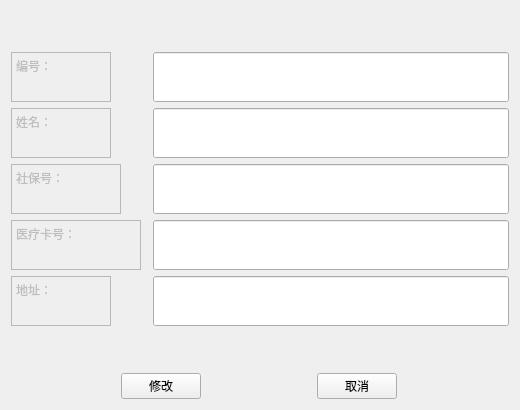
<?xml version="1.0" encoding="UTF-8"?>
<ui version="4.0">
 <class>PatientInfo</class>
 <widget class="QWidget" name="PatientInfo">
  <property name="windowModality">
   <enum>Qt::ApplicationModal</enum>
  </property>
  <property name="geometry">
   <rect>
    <x>0</x>
    <y>0</y>
    <width>520</width>
    <height>410</height>
   </rect>
  </property>
  <property name="minimumSize">
   <size>
    <width>520</width>
    <height>410</height>
   </size>
  </property>
  <property name="maximumSize">
   <size>
    <width>520</width>
    <height>410</height>
   </size>
  </property>
  <property name="windowTitle">
   <string>更新患者信息</string>
  </property>
  <layout class="QVBoxLayout" name="verticalLayout">
   <item>
    <layout class="QFormLayout" name="formLayout_2">
     <property name="fieldGrowthPolicy">
      <enum>QFormLayout::ExpandingFieldsGrow</enum>
     </property>
     <property name="labelAlignment">
      <set>Qt::AlignLeading|Qt::AlignLeft|Qt::AlignVCenter</set>
     </property>
     <property name="formAlignment">
      <set>Qt::AlignLeading|Qt::AlignLeft|Qt::AlignVCenter</set>
     </property>
     <property name="horizontalSpacing">
      <number>12</number>
     </property>
     <item row="0" column="0">
      <widget class="QTextEdit" name="textEdit">
       <property name="enabled">
        <bool>false</bool>
       </property>
       <property name="sizePolicy">
        <sizepolicy hsizetype="Expanding" vsizetype="Fixed">
         <horstretch>0</horstretch>
         <verstretch>0</verstretch>
        </sizepolicy>
       </property>
       <property name="minimumSize">
        <size>
         <width>100</width>
         <height>50</height>
        </size>
       </property>
       <property name="maximumSize">
        <size>
         <width>100</width>
         <height>50</height>
        </size>
       </property>
       <property name="html">
        <string>&lt;!DOCTYPE HTML PUBLIC &quot;-//W3C//DTD HTML 4.0//EN&quot; &quot;http://www.w3.org/TR/REC-html40/strict.dtd&quot;&gt;
&lt;html&gt;&lt;head&gt;&lt;meta name=&quot;qrichtext&quot; content=&quot;1&quot; /&gt;&lt;style type=&quot;text/css&quot;&gt;
p, li { white-space: pre-wrap; }
&lt;/style&gt;&lt;/head&gt;&lt;body style=&quot; font-family:'SimSun'; font-size:9pt; font-weight:400; font-style:normal;&quot;&gt;
&lt;p style=&quot; margin-top:0px; margin-bottom:0px; margin-left:0px; margin-right:0px; -qt-block-indent:0; text-indent:0px;&quot;&gt;编号：&lt;/p&gt;&lt;/body&gt;&lt;/html&gt;</string>
       </property>
      </widget>
     </item>
     <item row="0" column="1">
      <widget class="QLineEdit" name="pnoEdit">
       <property name="sizePolicy">
        <sizepolicy hsizetype="Expanding" vsizetype="Preferred">
         <horstretch>0</horstretch>
         <verstretch>0</verstretch>
        </sizepolicy>
       </property>
       <property name="minimumSize">
        <size>
         <width>0</width>
         <height>50</height>
        </size>
       </property>
       <property name="maximumSize">
        <size>
         <width>16777215</width>
         <height>50</height>
        </size>
       </property>
       <property name="palette">
        <palette>
         <active>
          <colorrole role="Text">
           <brush brushstyle="SolidPattern">
            <color alpha="255">
             <red>120</red>
             <green>120</green>
             <blue>120</blue>
            </color>
           </brush>
          </colorrole>
         </active>
         <inactive>
          <colorrole role="Text">
           <brush brushstyle="SolidPattern">
            <color alpha="255">
             <red>120</red>
             <green>120</green>
             <blue>120</blue>
            </color>
           </brush>
          </colorrole>
         </inactive>
         <disabled>
          <colorrole role="Text">
           <brush brushstyle="SolidPattern">
            <color alpha="255">
             <red>120</red>
             <green>120</green>
             <blue>120</blue>
            </color>
           </brush>
          </colorrole>
         </disabled>
        </palette>
       </property>
      </widget>
     </item>
     <item row="1" column="0">
      <widget class="QTextEdit" name="textEdit_2">
       <property name="enabled">
        <bool>false</bool>
       </property>
       <property name="sizePolicy">
        <sizepolicy hsizetype="Expanding" vsizetype="Fixed">
         <horstretch>0</horstretch>
         <verstretch>0</verstretch>
        </sizepolicy>
       </property>
       <property name="minimumSize">
        <size>
         <width>100</width>
         <height>50</height>
        </size>
       </property>
       <property name="maximumSize">
        <size>
         <width>100</width>
         <height>50</height>
        </size>
       </property>
       <property name="html">
        <string>&lt;!DOCTYPE HTML PUBLIC &quot;-//W3C//DTD HTML 4.0//EN&quot; &quot;http://www.w3.org/TR/REC-html40/strict.dtd&quot;&gt;
&lt;html&gt;&lt;head&gt;&lt;meta name=&quot;qrichtext&quot; content=&quot;1&quot; /&gt;&lt;style type=&quot;text/css&quot;&gt;
p, li { white-space: pre-wrap; }
&lt;/style&gt;&lt;/head&gt;&lt;body style=&quot; font-family:'SimSun'; font-size:9pt; font-weight:400; font-style:normal;&quot;&gt;
&lt;p style=&quot; margin-top:0px; margin-bottom:0px; margin-left:0px; margin-right:0px; -qt-block-indent:0; text-indent:0px;&quot;&gt;姓名：&lt;/p&gt;&lt;/body&gt;&lt;/html&gt;</string>
       </property>
      </widget>
     </item>
     <item row="1" column="1">
      <widget class="QLineEdit" name="pnameEdit">
       <property name="sizePolicy">
        <sizepolicy hsizetype="Expanding" vsizetype="Preferred">
         <horstretch>0</horstretch>
         <verstretch>0</verstretch>
        </sizepolicy>
       </property>
       <property name="minimumSize">
        <size>
         <width>0</width>
         <height>50</height>
        </size>
       </property>
       <property name="maximumSize">
        <size>
         <width>16777215</width>
         <height>50</height>
        </size>
       </property>
       <property name="palette">
        <palette>
         <active>
          <colorrole role="Text">
           <brush brushstyle="SolidPattern">
            <color alpha="255">
             <red>0</red>
             <green>0</green>
             <blue>0</blue>
            </color>
           </brush>
          </colorrole>
         </active>
         <inactive>
          <colorrole role="Text">
           <brush brushstyle="SolidPattern">
            <color alpha="255">
             <red>0</red>
             <green>0</green>
             <blue>0</blue>
            </color>
           </brush>
          </colorrole>
         </inactive>
         <disabled>
          <colorrole role="Text">
           <brush brushstyle="SolidPattern">
            <color alpha="255">
             <red>120</red>
             <green>120</green>
             <blue>120</blue>
            </color>
           </brush>
          </colorrole>
         </disabled>
        </palette>
       </property>
      </widget>
     </item>
     <item row="2" column="0">
      <widget class="QTextEdit" name="textEdit_3">
       <property name="enabled">
        <bool>false</bool>
       </property>
       <property name="sizePolicy">
        <sizepolicy hsizetype="Expanding" vsizetype="Fixed">
         <horstretch>0</horstretch>
         <verstretch>0</verstretch>
        </sizepolicy>
       </property>
       <property name="minimumSize">
        <size>
         <width>110</width>
         <height>50</height>
        </size>
       </property>
       <property name="maximumSize">
        <size>
         <width>110</width>
         <height>50</height>
        </size>
       </property>
       <property name="html">
        <string>&lt;!DOCTYPE HTML PUBLIC &quot;-//W3C//DTD HTML 4.0//EN&quot; &quot;http://www.w3.org/TR/REC-html40/strict.dtd&quot;&gt;
&lt;html&gt;&lt;head&gt;&lt;meta name=&quot;qrichtext&quot; content=&quot;1&quot; /&gt;&lt;style type=&quot;text/css&quot;&gt;
p, li { white-space: pre-wrap; }
&lt;/style&gt;&lt;/head&gt;&lt;body style=&quot; font-family:'SimSun'; font-size:9pt; font-weight:400; font-style:normal;&quot;&gt;
&lt;p style=&quot; margin-top:0px; margin-bottom:0px; margin-left:0px; margin-right:0px; -qt-block-indent:0; text-indent:0px;&quot;&gt;社保号：&lt;/p&gt;&lt;/body&gt;&lt;/html&gt;</string>
       </property>
      </widget>
     </item>
     <item row="2" column="1">
      <widget class="QLineEdit" name="pinoEdit">
       <property name="sizePolicy">
        <sizepolicy hsizetype="Expanding" vsizetype="Preferred">
         <horstretch>0</horstretch>
         <verstretch>0</verstretch>
        </sizepolicy>
       </property>
       <property name="minimumSize">
        <size>
         <width>0</width>
         <height>50</height>
        </size>
       </property>
       <property name="maximumSize">
        <size>
         <width>16777215</width>
         <height>50</height>
        </size>
       </property>
      </widget>
     </item>
     <item row="3" column="0">
      <widget class="QTextEdit" name="textEdit_4">
       <property name="enabled">
        <bool>false</bool>
       </property>
       <property name="sizePolicy">
        <sizepolicy hsizetype="Expanding" vsizetype="Fixed">
         <horstretch>0</horstretch>
         <verstretch>0</verstretch>
        </sizepolicy>
       </property>
       <property name="minimumSize">
        <size>
         <width>130</width>
         <height>50</height>
        </size>
       </property>
       <property name="maximumSize">
        <size>
         <width>130</width>
         <height>50</height>
        </size>
       </property>
       <property name="html">
        <string>&lt;!DOCTYPE HTML PUBLIC &quot;-//W3C//DTD HTML 4.0//EN&quot; &quot;http://www.w3.org/TR/REC-html40/strict.dtd&quot;&gt;
&lt;html&gt;&lt;head&gt;&lt;meta name=&quot;qrichtext&quot; content=&quot;1&quot; /&gt;&lt;style type=&quot;text/css&quot;&gt;
p, li { white-space: pre-wrap; }
&lt;/style&gt;&lt;/head&gt;&lt;body style=&quot; font-family:'SimSun'; font-size:9pt; font-weight:400; font-style:normal;&quot;&gt;
&lt;p style=&quot; margin-top:0px; margin-bottom:0px; margin-left:0px; margin-right:0px; -qt-block-indent:0; text-indent:0px;&quot;&gt;医疗卡号：&lt;/p&gt;&lt;/body&gt;&lt;/html&gt;</string>
       </property>
      </widget>
     </item>
     <item row="3" column="1">
      <widget class="QLineEdit" name="pmnoEdit">
       <property name="sizePolicy">
        <sizepolicy hsizetype="Expanding" vsizetype="Preferred">
         <horstretch>0</horstretch>
         <verstretch>0</verstretch>
        </sizepolicy>
       </property>
       <property name="minimumSize">
        <size>
         <width>0</width>
         <height>50</height>
        </size>
       </property>
       <property name="maximumSize">
        <size>
         <width>16777215</width>
         <height>50</height>
        </size>
       </property>
      </widget>
     </item>
     <item row="4" column="0">
      <widget class="QTextEdit" name="textEdit_5">
       <property name="enabled">
        <bool>false</bool>
       </property>
       <property name="sizePolicy">
        <sizepolicy hsizetype="Expanding" vsizetype="Fixed">
         <horstretch>0</horstretch>
         <verstretch>0</verstretch>
        </sizepolicy>
       </property>
       <property name="minimumSize">
        <size>
         <width>100</width>
         <height>50</height>
        </size>
       </property>
       <property name="maximumSize">
        <size>
         <width>100</width>
         <height>50</height>
        </size>
       </property>
       <property name="html">
        <string>&lt;!DOCTYPE HTML PUBLIC &quot;-//W3C//DTD HTML 4.0//EN&quot; &quot;http://www.w3.org/TR/REC-html40/strict.dtd&quot;&gt;
&lt;html&gt;&lt;head&gt;&lt;meta name=&quot;qrichtext&quot; content=&quot;1&quot; /&gt;&lt;style type=&quot;text/css&quot;&gt;
p, li { white-space: pre-wrap; }
&lt;/style&gt;&lt;/head&gt;&lt;body style=&quot; font-family:'SimSun'; font-size:9pt; font-weight:400; font-style:normal;&quot;&gt;
&lt;p style=&quot; margin-top:0px; margin-bottom:0px; margin-left:0px; margin-right:0px; -qt-block-indent:0; text-indent:0px;&quot;&gt;地址：&lt;/p&gt;&lt;/body&gt;&lt;/html&gt;</string>
       </property>
      </widget>
     </item>
     <item row="4" column="1">
      <widget class="QLineEdit" name="paddEdit">
       <property name="sizePolicy">
        <sizepolicy hsizetype="Expanding" vsizetype="Preferred">
         <horstretch>0</horstretch>
         <verstretch>0</verstretch>
        </sizepolicy>
       </property>
       <property name="minimumSize">
        <size>
         <width>0</width>
         <height>50</height>
        </size>
       </property>
       <property name="maximumSize">
        <size>
         <width>16777215</width>
         <height>50</height>
        </size>
       </property>
      </widget>
     </item>
    </layout>
   </item>
   <item>
    <layout class="QHBoxLayout" name="horizontalLayout_8">
     <property name="sizeConstraint">
      <enum>QLayout::SetFixedSize</enum>
     </property>
     <item>
      <widget class="QPushButton" name="btn_update">
       <property name="sizePolicy">
        <sizepolicy hsizetype="Fixed" vsizetype="Fixed">
         <horstretch>0</horstretch>
         <verstretch>0</verstretch>
        </sizepolicy>
       </property>
       <property name="text">
        <string>修改</string>
       </property>
      </widget>
     </item>
     <item>
      <widget class="QPushButton" name="btn_quit">
       <property name="sizePolicy">
        <sizepolicy hsizetype="Fixed" vsizetype="Fixed">
         <horstretch>0</horstretch>
         <verstretch>0</verstretch>
        </sizepolicy>
       </property>
       <property name="text">
        <string>取消</string>
       </property>
      </widget>
     </item>
    </layout>
   </item>
  </layout>
 </widget>
 <resources/>
 <connections/>
</ui>
